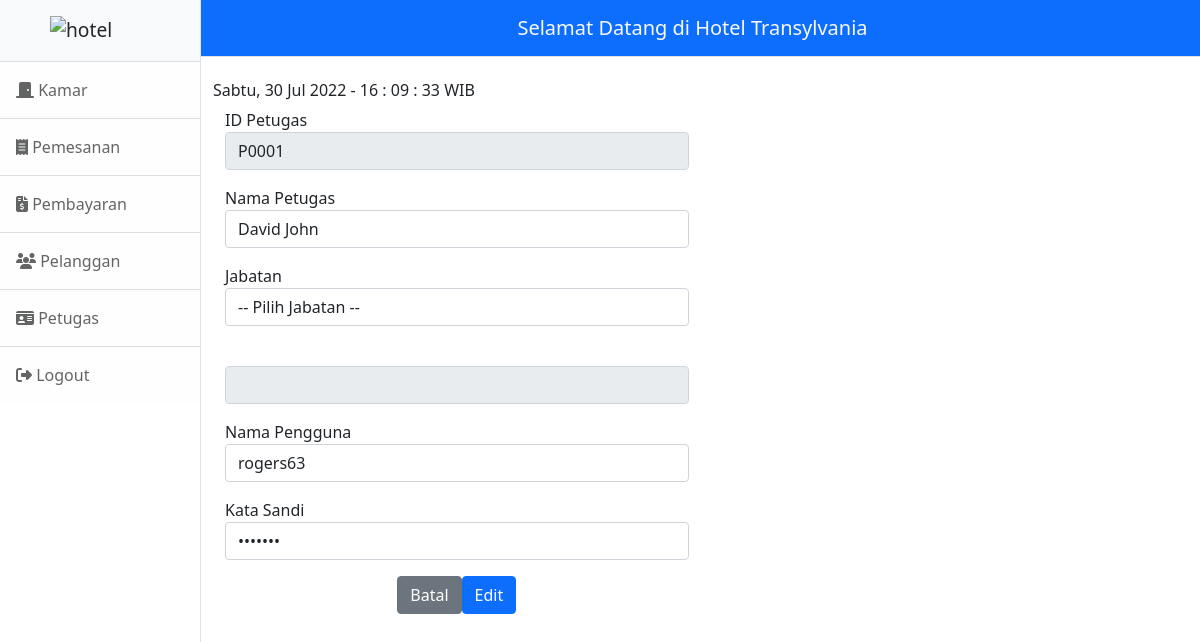
Page /petugas/petugas-edit.php?id_petugas=P0001 (signed in) on the committed database.
### tables this page shows
CREATE TABLE `tpetugas` (
  `id_petugas` varchar(5) NOT NULL,
  `nama_petugas` varchar(15) NOT NULL,
  `jabatan` enum('Petugas Resepsionis','Petugas Administrasi','Petugas Bagian Keuangan','Pramukamar') NOT NULL,
  `nama_pengguna` varchar(10) NOT NULL,
  `kata_sandi` varchar(8) NOT NULL,
  `no_lantai` varchar(2) DEFAULT NULL,
  `pelayanan` varchar(20) DEFAULT NULL,
  `tugas_keuangan` varchar(20) DEFAULT NULL,
  `tugas_administrasi` varchar(20) DEFAULT NULL
);

### functions.php (called while the page is built, shortened)
<?php
function dbConnect()
{
	$db = new mysqli("localhost", "root", "", "db_hotel_transylvania");
	return $db;
}
function ambilsatubaris($db, $sql)
{
	$db = dbConnect();
	$query = $db->query($sql);
	return mysqli_fetch_assoc($query);
}
?>

### petugas/petugas-edit.php (the view, shortened to what this page needs)
<?php
include_once("../functions.php");
?>
<!DOCTYPE html>
<html lang="en">
<head>
    <?php include_once "../head.php"; ?>
</head>
<body>
    <div class="d-flex" id="wrapper">
        <?php include_once("../sidebar-petugas.php"); ?>
        <div id="page-content-wrapper">
            <nav class="navbar navbar-expand-lg navbar-light bg-primary border-bottom">
                <div class="container-fluid justify-content-center">
                    <a class="navbar-brand text-light" href="#">Selamat Datang di Hotel Transylvania</a>
                </div>
            </nav>
            <div class="container-fluid">
                <h6 class="mt-4">
                    <span id="Day"></span>, <span id="Date"></span> - <span id="Time"></span> WIB
                </h6>
                <div class="row">
                    <div class="col-6 ps-4">
                        <?php
                        if (isset($_GET["id_petugas"])) {
                            $db = dbConnect();
                            $idPetugas = $db->escape_string($_GET["id_petugas"]);
                            $sql = "SELECT * FROM tpetugas WHERE id_petugas = '$idPetugas'";
                            if ($dataPetugas = ambilsatubaris($db, $sql)) {
                        ?>
                                <form method="POST" action="">
                                    <div class="form-group mb-3">
                                        <label for="IdPetugas">ID Petugas</label>
                                        <input type="text" name="id_petugas" class="form-control" id="IdPetugas" placeholder="Id Petugas" value="<?= $dataPetugas["id_petugas"]; ?>" readonly>
                                    </div>
                                    <div class="form-group mb-3">
                                        <label for="Nama">Nama Petugas</label>
                                        <input type="text" name="nama_petugas" class="form-control" id="Nama" placeholder="Nama" value="<?= $dataPetugas["nama_petugas"]; ?>" maxlength="20">
                                    </div>
                                    <div class="form-group mb-3">
                                        <label>Jabatan</label>
                                        <select name="jabatan" id="Jabatan" class="form-control" onchange="updateTugasJabatan()">
                                            <option value="">-- Pilih Jabatan --</option>
                                        </select>
                                    </div>
                                    <div class="form-group mb-3">
                                        <input type="text" class="form-control" id="key" name="key" maxlength="20" readonly>
                                    </div>
                                    <div class="form-group mb-3">
                                        <label for="Nama">Nama Pengguna</label>
                                        <input type="text" name="pengguna" class="form-control" id="NamaPengguna" placeholder="Nama Pengguna" value="<?= $dataPetugas["nama_pengguna"]; ?>" maxlength="10">
                                    </div>
                                    <div class="form-group mb-3">
                                        <label for="katasandi">Kata Sandi</label>
                                        <input type="password" class="form-control" id="katasandi" name="katasandi" placeholder="Kata Sandi" value="<?= $dataPetugas["kata_sandi"]; ?>" maxlength="8">
                                    </div>
                                    <div class="d-flex justify-content-center">
                                        <a href="petugas-view.php" class="mr-3">
                                            <button class="btn btn-secondary mr-3" type="button">Batal</button>
                                        </a>
                                        <button type="submit" class="btn btn-primary mr-3" name="TblEdit">Edit</button>
                                    </div>
                                </form>
                        <?php
                            }
                        } else {
                            echo "ID Petugas tidak ditemukan";
                        }
                        ?>
                    </div>
                </div>
            </div>
        </div>
    </div>
</body>
</html>

### rows in the picture
tpetugas: id_petugas "P0001", nama_petugas "David John", pengguna "rogers63"
